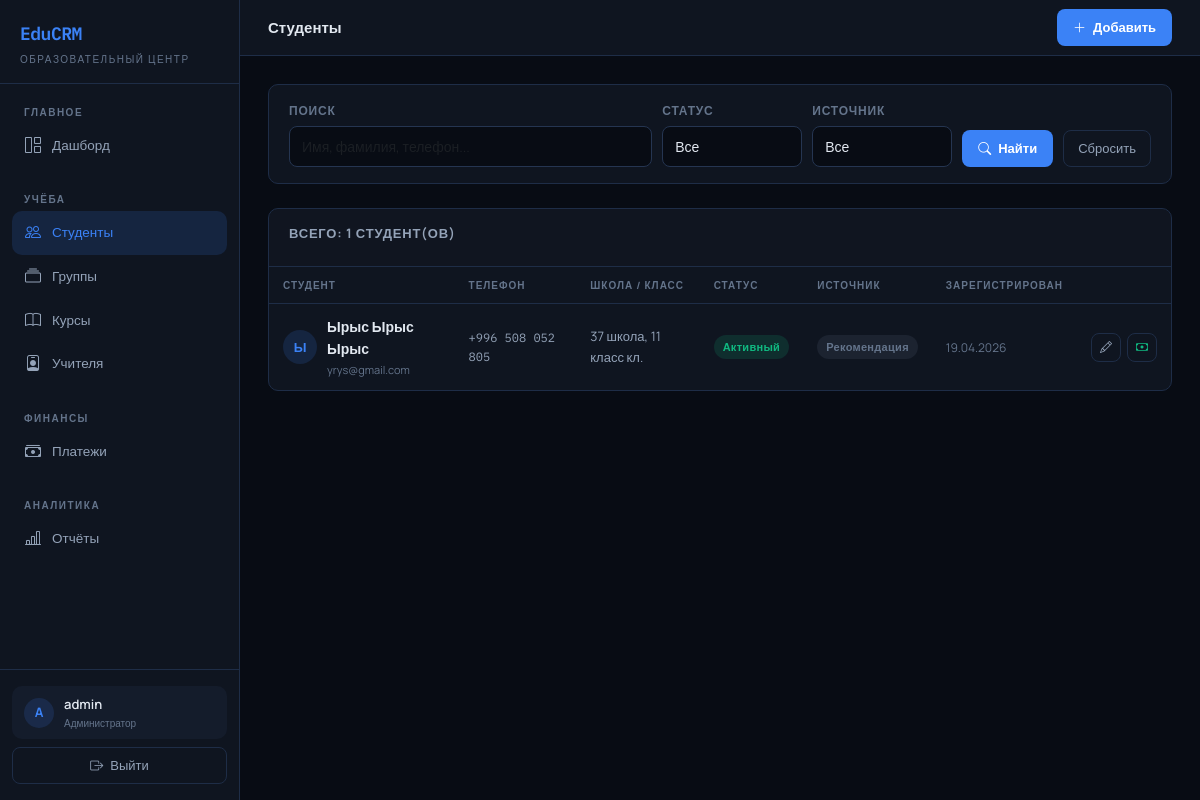
The app's page /students/ (signed in) with its own data.
### core/models.py (models this page shows, shortened)
class Student(models.Model):
    SOURCE_INSTAGRAM = 'instagram'
    SOURCE_REFERRAL = 'referral'
    SOURCE_WALK_IN = 'walk_in'
    SOURCE_WEBSITE = 'website'
    SOURCE_OTHER = 'other'
    SOURCE_CHOICES = [
        (SOURCE_INSTAGRAM, 'Instagram'),
        (SOURCE_REFERRAL, 'Рекомендация'),
        (SOURCE_WALK_IN, 'Зашёл сам'),
        (SOURCE_WEBSITE, 'Сайт'),
        (SOURCE_OTHER, 'Другое'),
    ]
    STATUS_ACTIVE = 'active'
    STATUS_INACTIVE = 'inactive'
    STATUS_GRADUATE = 'graduate'
    STATUS_CHOICES = [
        (STATUS_ACTIVE, 'Активный'),
        (STATUS_INACTIVE, 'Неактивный'),
        (STATUS_GRADUATE, 'Выпускник'),
    ]
    first_name = models.CharField('Имя', max_length=100)
    last_name = models.CharField('Фамилия', max_length=100)
    middle_name = models.CharField('Отчество', max_length=100, blank=True)
    phone = models.CharField('Телефон', max_length=20)
    parent_phone = models.CharField('Телефон родителя', max_length=20, blank=True)
    email = models.EmailField('Email', blank=True)
    birth_date = models.DateField('Дата рождения', null=True, blank=True)
    school = models.CharField('Школа', max_length=200, blank=True)
    grade = models.CharField('Класс', max_length=10, blank=True)
    source = models.CharField('Источник', max_length=20, choices=SOURCE_CHOICES, default=SOURCE_OTHER)
    status = models.CharField('Статус', max_length=20, choices=STATUS_CHOICES, default=STATUS_ACTIVE)
    notes = models.TextField('Заметки', blank=True)
    registered_at = models.DateTimeField('Дата регистрации', default=timezone.now)
    created_at = models.DateTimeField(auto_now_add=True)
    class Meta:
        verbose_name = 'Студент'
        verbose_name_plural = 'Студенты'
        ordering = ['last_name', 'first_name']
    @property
    def full_name(self):
        parts = [self.last_name, self.first_name]
        if self.middle_name:
            parts.append(self.middle_name)
        return ' '.join(parts)

### core/views.py (the view, shortened to what this page needs)
# urls.py: path('students/', views.student_list, name='student_list'),
@login_required
def student_list(request):
    form = StudentSearchForm(request.GET)
    students = Student.objects.all()
    if form.is_valid():
        q = form.cleaned_data.get('query')
        status = form.cleaned_data.get('status')
        source = form.cleaned_data.get('source')
        if status:
            students = students.filter(status=status)
        if source:
            students = students.filter(source=source)
    students = students.order_by('last_name', 'first_name')
    return render(request, 'students/list.html', {'students': students, 'form': form})

### core/forms.py
class StudentSearchForm(forms.Form):
    query = forms.CharField(
        label='Поиск',
        required=False,
        widget=forms.TextInput(attrs={'placeholder': 'Имя, фамилия, телефон...'})
    )
    status = forms.ChoiceField(
        label='Статус',
        required=False,
        choices=[('', 'Все')] + Student.STATUS_CHOICES
    )
    source = forms.ChoiceField(
        label='Источник',
        required=False,
        choices=[('', 'Все')] + Student.SOURCE_CHOICES
    )

### templates/students/list.html (shortened to what this page needs)
{% extends 'base.html' %}
{% block page_title %}Студенты{% endblock %}
{% block topbar_actions %}
<a href="{% url 'student_create' %}" class="btn-primary-custom">
    <i class="bi bi-plus-lg"></i> Добавить
</a>
{% endblock %}
{% block content %}
<div class="card mb-4">
    <div class="card-body" style="padding:16px 20px">
        <form method="get" style="display:flex;gap:10px;flex-wrap:wrap;align-items:flex-end">
            <div style="flex:1;min-width:200px">
                <label class="form-label">Поиск</label>
                <input type="text" name="query" value="{{ form.query.value|default:'' }}" class="form-control" placeholder="Имя, фамилия, телефон...">
            </div>
            <div style="min-width:140px">
                <label class="form-label">Статус</label>
                <select name="status" class="form-select">
                    <option value="">Все</option>
                </select>
            </div>
            <div style="min-width:140px">
                <label class="form-label">Источник</label>
                <select name="source" class="form-select">
                    <option value="">Все</option>
                </select>
            </div>
            <button type="submit" class="btn-primary-custom">
                <i class="bi bi-search"></i> Найти
            </button>
            <a href="{% url 'student_list' %}" class="btn-ghost">Сбросить</a>
        </form>
    </div>
</div>
<div class="card">
    <div class="card-header">
        <span class="card-title">Всего: {{ students.count }} студент(ов)</span>
    </div>
    <table class="data-table">
        <thead>
            <tr>
                <th>Студент</th>
                <th>Телефон</th>
                <th>Школа / Класс</th>
                <th>Статус</th>
                <th>Источник</th>
                <th>Зарегистрирован</th>
                <th></th>
            </tr>
        </thead>
        <tbody>
            {% for student in students %}
            <tr>
                <td>
                    <div style="display:flex;align-items:center;gap:10px">
                        <div class="avatar-sm">{{ student.first_name|first|upper }}</div>
                        <div>
                            <a href="{% url 'student_detail' student.pk %}" style="color:var(--text);text-decoration:none;font-weight:600;display:block">
                                {{ student.full_name }}
                            </a>
                            {% if student.email %}<div style="font-size:11px;color:var(--text-muted)">{{ student.email }}</div>{% endif %}
                        </div>
                    </div>
                </td>
                <td class="text-mono" style="font-size:12px;color:var(--text-dim)">{{ student.phone }}</td>
                <td style="color:var(--text-dim);font-size:13px">
                    {{ student.school|default:"—" }}{% if student.grade %}, {{ student.grade }} кл.{% endif %}
                </td>
                <td>
                    <span class="badge-custom {% if student.status == 'active' %}badge-green{% elif student.status == 'graduate' %}badge-blue{% else %}badge-gray{% endif %}">
                        {{ student.get_status_display }}
                    </span>
                </td>
                <td><span class="badge-custom badge-gray">{{ student.get_source_display }}</span></td>
                <td style="color:var(--text-muted);font-size:12px">{{ student.registered_at|date:"d.m.Y" }}</td>
                <td>
                    <div style="display:flex;gap:6px">
                        <a href="{% url 'student_edit' student.pk %}" class="btn-ghost" style="padding:4px 8px;font-size:12px">
                            <i class="bi bi-pencil"></i>
                        </a>
                        <a href="{% url 'payment_create_for_student' student.pk %}" class="btn-ghost" style="padding:4px 8px;font-size:12px;color:var(--green)">
                            <i class="bi bi-cash"></i>
                        </a>
                    </div>
                </td>
            </tr>
            {% endfor %}
        </tbody>
    </table>
</div>
{% endblock %}

### templates/base.html (shortened to what this page needs)
<!DOCTYPE html>
<html lang="ru">
<head>
    <link href="https://cdn.jsdelivr.net/npm/bootstrap@5.3.0/dist/css/bootstrap.min.css" rel="stylesheet">
    <link href="https://cdn.jsdelivr.net/npm/bootstrap-icons@1.11.0/font/bootstrap-icons.css" rel="stylesheet">
</head>
<body>
<nav class="sidebar">
    <div class="sidebar-logo">
        <div class="logo-mark">EduCRM</div>
        <div class="logo-sub">Образовательный центр</div>
    </div>
    <div class="sidebar-nav">
        <div class="sidebar-section">Главное</div>
        <a href="{% url 'dashboard' %}" class="nav-link {% if request.resolver_match.url_name == 'dashboard' %}active{% endif %}">
            <i class="bi bi-grid-1x2"></i> Дашборд
        </a>
        <div class="sidebar-section" style="margin-top:8px">Учёба</div>
        <a href="{% url 'student_list' %}" class="nav-link {% if 'student' in request.resolver_match.url_name %}active{% endif %}">
            <i class="bi bi-people"></i> Студенты
        </a>
        <a href="{% url 'group_list' %}" class="nav-link {% if 'group' in request.resolver_match.url_name %}active{% endif %}">
            <i class="bi bi-collection"></i> Группы
        </a>
        <a href="{% url 'course_list' %}" class="nav-link {% if 'course' in request.resolver_match.url_name %}active{% endif %}">
            <i class="bi bi-book"></i> Курсы
        </a>
        <a href="{% url 'teacher_list' %}" class="nav-link {% if 'teacher' in request.resolver_match.url_name %}active{% endif %}">
            <i class="bi bi-person-badge"></i> Учителя
        </a>
        <div class="sidebar-section" style="margin-top:8px">Финансы</div>
        <a href="{% url 'payment_list' %}" class="nav-link {% if 'payment' in request.resolver_match.url_name %}active{% endif %}">
            <i class="bi bi-cash-stack"></i> Платежи
        </a>
        <div class="sidebar-section" style="margin-top:8px">Аналитика</div>
        <a href="{% url 'report_overview' %}" class="nav-link {% if 'report' in request.resolver_match.url_name %}active{% endif %}">
            <i class="bi bi-bar-chart-line"></i> Отчёты
        </a>
    </div>
    <div class="sidebar-footer">
        <div class="user-chip">
            <div class="user-avatar">
                {{ request.user.username|first|upper }}
            </div>
            <div>
                <div class="user-name">{{ request.user.get_full_name|default:request.user.username }}</div>
                <div class="user-role">Администратор</div>
            </div>
        </div>
        <a href="{% url 'logout' %}" class="btn-ghost w-100 mt-2 justify-content-center" style="width:100%;display:flex;">
            <i class="bi bi-box-arrow-right"></i> Выйти
        </a>
    </div>
</nav>
<div class="main-content">
    <div class="topbar">
        <div class="topbar-title">{% block page_title %}{% endblock %}</div>
        <div class="topbar-actions">{% block topbar_actions %}{% endblock %}</div>
    </div>
    <div class="page-body">
        {% block content %}{% endblock %}
    </div>
</div>
</body>
</html>

### records on screen
Student: first_name|first "Ы", full_name "Ырыс Ырыс Ырыс", email "yrys@gmail.com", phone "+996 508 052 805", school "37 школа", grade "11 класс", status "Активный", source "Рекомендация", registered_at "19.04.2026"

### other values on screen
{{ request.user.username|first|upper }} "A"
{{ request.user.get_full_name|default:request.user.username }} "admin"
{{ students.count }} "1"
